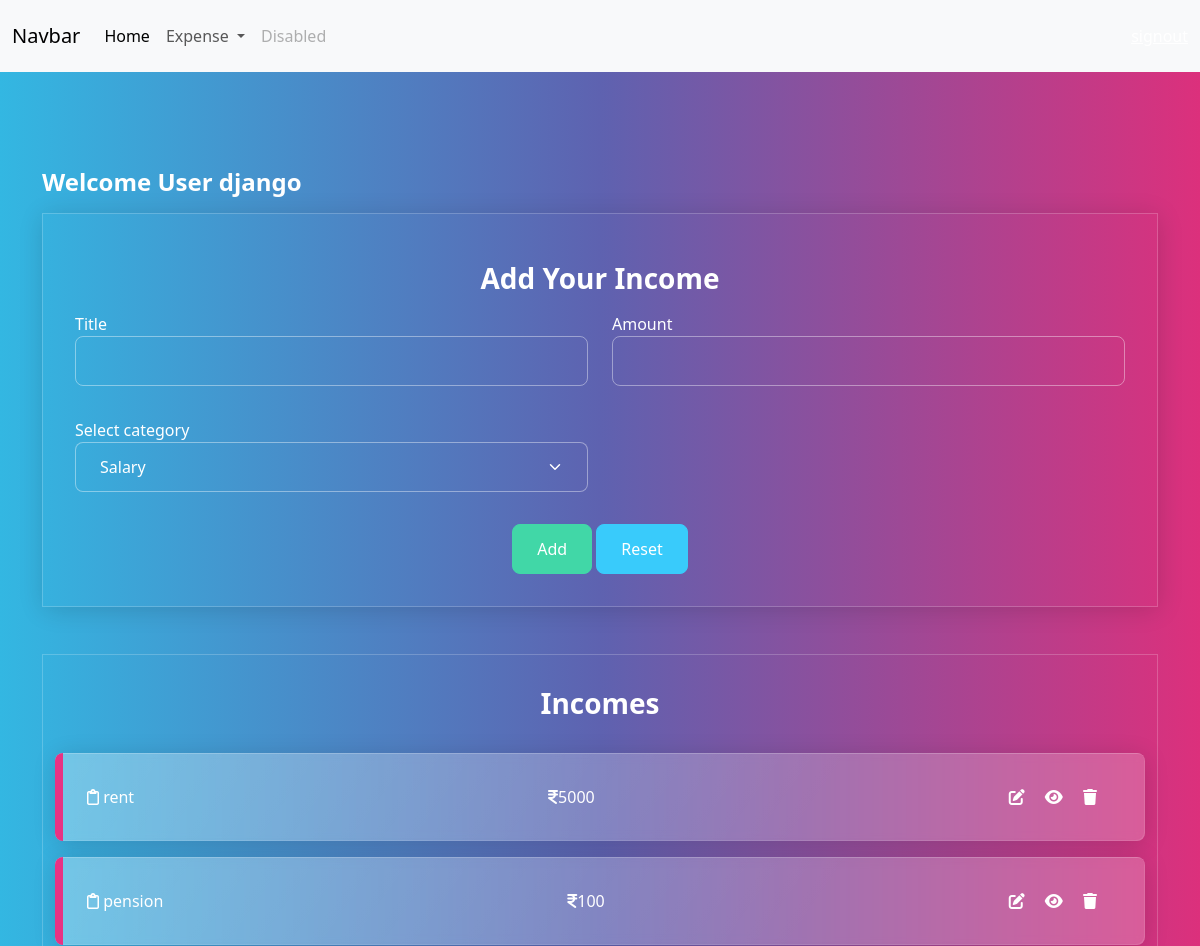
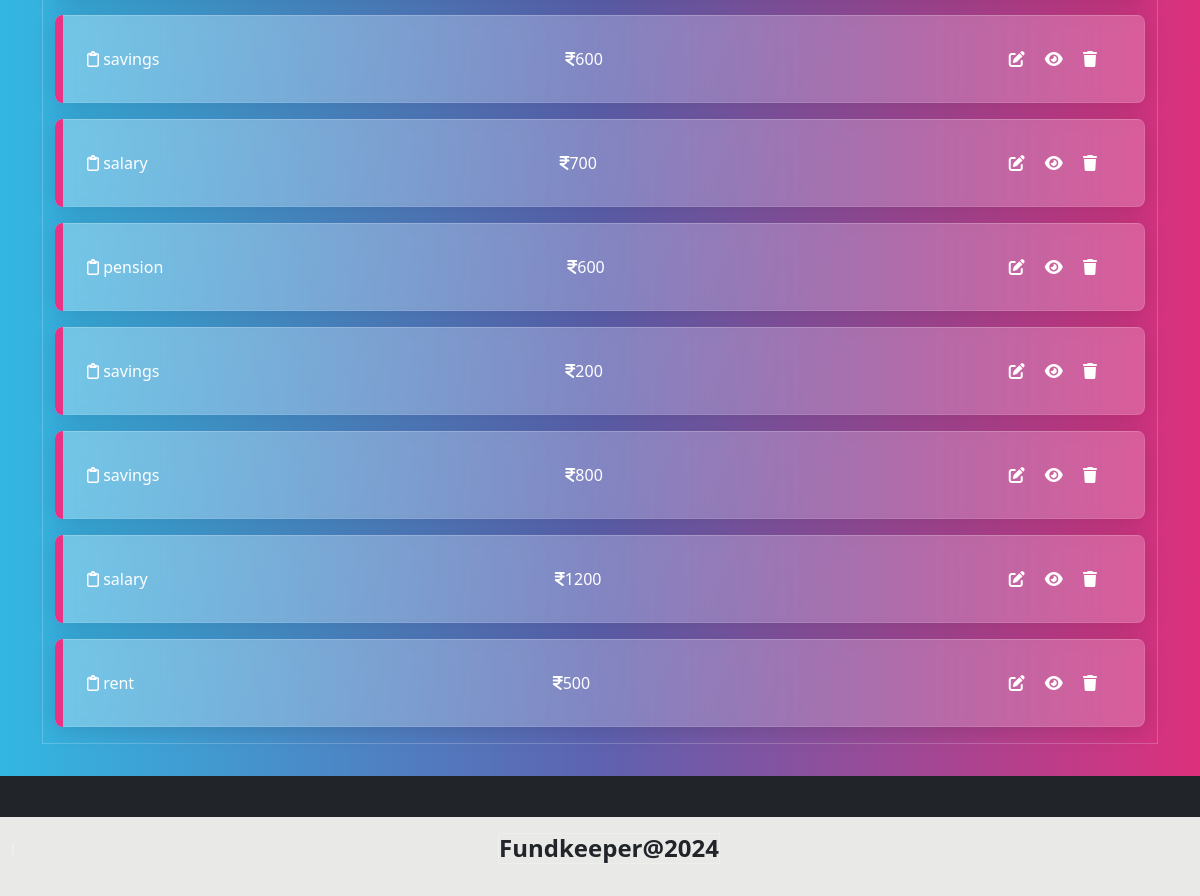
Page /income/add/ (signed in) on the committed database (2 pictures, top to bottom).
### budget/models.py (models this page shows, shortened)
class Income(models.Model):
    title=models.CharField(max_length=200)
    amount=models.PositiveIntegerField()
    income_categories = (
        ("Salary", "Salary"),
        ("Business", "Business"),
        ("Investment", "Investment"),
        ("Rental", "Rental"),
        ("Interest", "Interest"),
        ("Dividend", "Dividend"),
        ("Royalty", "Royalty"),
        ("Capital", "Capital"),
        ("Pension", "Pension"),
        ("SocialSecurity", "SocialSecurity")
    )
    category=models.CharField(max_length=200,choices=income_categories,default="Salary")
    user_object=models.ForeignKey(User,on_delete=models.CASCADE)
    created_date=models.DateTimeField(auto_now_add=True)

### budget/views.py (the view, shortened to what this page needs)
# urls.py: path('income/add/',views.IncomeCreateView.as_view(),name="income-add"),
@method_decorator(signin_required,name="dispatch")
class IncomeCreateView(View):
        def get(self,request,*args,**kwargs):
                form_instance=IncomeForm()
                qs=Income.objects.filter(user_object=request.user).order_by("-created_date")
                return render(request,"income_add.html",{"form":form_instance,"data":qs})

### budget/forms.py
class IncomeForm(forms.ModelForm):
        class Meta:
                model=Income
                exclude=("id","created_date","user_object")
                widgets={
                        "title":forms.TextInput(attrs={"class":"form-control"}),
                        "amount":forms.NumberInput(attrs={"class":"form-control"}),
                        "category":forms.Select(attrs={"class":"form-control form-select"}),
                        "priority":forms.Select(attrs={"class":"form-control form-select"})
                }

### budget/templates/income_add.html (shortened to what this page needs)
{%extends 'base.html'%}
{%block main_block%}
<div class="container mt-5">
    <h4>Welcome User {{request.user}}</h4>
    <div class="container-fluid border p-3 shadow mb-4" data-aos="zoom-out-up" data-aos-easing="ease-out-cubic"
        data-aos-duration="2000">
        <h3 class="text-center fw-bold my-2">Add Your Income</h3>
        <form action="" method="post">
            <div class="mb-3">
                <div class="row">
                    <div class="col-6">
                        <label for="">Title</label>
                        {{form.title}}
                    </div>
                    <div class="col-6">
                        <label for="">Amount</label>
                        {{form.amount}}
                    </div>
                </div>
            </div>
            <div class="mb-3">
                <div class="row">
                    <div class="col-6">
                        <label for="">Select category</label>
                        {{form.category}}
                    </div>
                </div>
            </div>
            <div class="d-flex justify-content-center">
                <div>
                    <button type="submit" class="btn btn-success">Add</button>
                    <button type="reset" class="btn btn-info">Reset</button>
                </div>
            </div>
        </form>
    </div>
    <div class="container-fluid border mb-3">
        <h3 class="text-center fw-bold my-3">Incomes</h3>
        {%for e in data%}
        <div class="alert alert-primary d-flex justify-content-between" role="alert" data-aos="fade-down"
            data-aos-easing="linear" data-aos-duration="1000">
            <div> <i class="fa-regular fa-clipboard"></i> {{e.title}}</div>
            <div> <i class="fa-solid fa-indian-rupee-sign"></i>{{e.amount}}</div>
            <div>
                <a href="{%url 'income-update' e.id%}" class="me-2"><i class="fa-solid fa-pen-to-square"> </i></a>
                <a href="{%url 'income-detail' e.id%}" class="me-2"><i class="fa-solid fa-eye"></i></a>
                <a href="{%url 'income-remove' e.id%}" class="me-2"><i class="fa-solid fa-trash"></i></a>
            </div>
        </div>
        {%endfor%}
    </div>
</div>
<div class="bg-dark text-white p-4 ">
</div>
{%endblock%}

### rows in the picture
Income: title "rent", amount "5000"
Income: title "pension", amount "100"
Income: title "savings", amount "600"
Income: title "salary", amount "700"
Income: title "pension", amount "600"
Income: title "savings", amount "200"
Income: title "savings", amount "800"
Income: title "salary", amount "1200"
Income: title "rent", amount "500"

### other values in the picture
{{ request.user }} "django"
